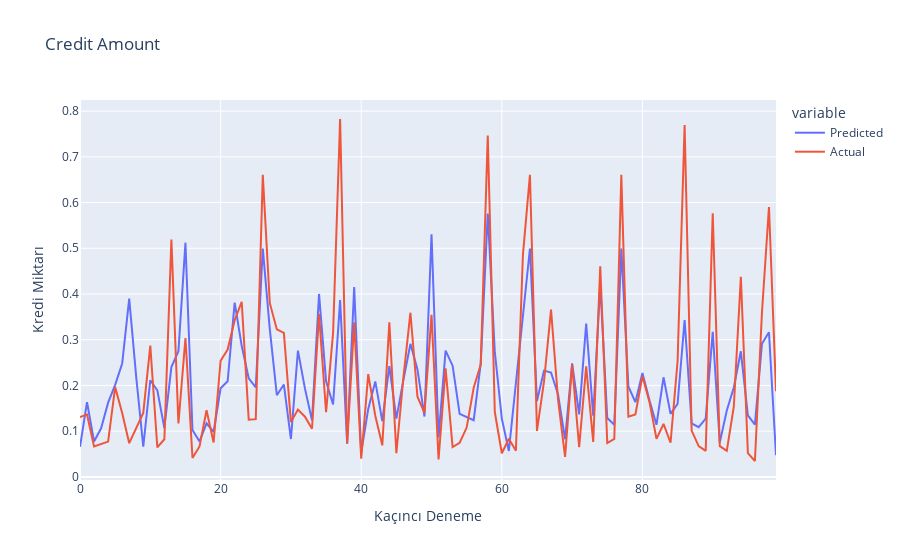

Notebook code cell kept with this figure:
### Code cell
import random as rnd
import plotly.express as px
x1 = []
x2 = []


for i in range(0,100):
    ranp = rnd.randint(0,999)
    pred_df =df.iloc[ranp]
    pred = df.iloc[ranp].drop(['Credit amount'])
    x1.append(lin_reg.predict([pred]))
    x2.append(pred_df["Credit amount"])
x1 = np.array(x1)
x2 = np.array(x2)
x1=x1.flatten()
x2=x2.flatten()
fig = px.line(y=[x1,x2],title="Credit Amount")
fig.update_layout(
    xaxis_title="Kaçıncı Deneme",
    yaxis_title="Kredi Miktarı",
)
newname = {"wide_variable_0":"Predicted", "wide_variable_1":"Actual"}
fig.for_each_trace(lambda t: t.update(name = newname[t.name]))
fig.show()

### Figure 1 — Plotly figure (JSON) as saved in the notebook; plotly's stock layout.template omitted (floating-point values rounded to 4 significant figures)
{"data": [{"hovertemplate": "variable=wide_variable_0<br>index=%{x}<br>value=%{y}<extra></extra>", "legendgroup": "wide_variable_0", "line": {"color": "#636efa", "dash": "solid"}, "marker": {"symbol": "circle"}, "mode": "lines", "name": "Predicted", "orientation": "v", "showlegend": true, "type": "scatter", "x": [0, 1, 2, 3, 4, 5, 6, 7, 8, 9, 10, 11, 12, 13, 14, 15, 16, 17, 18, 19, 20, 21, 22, 23, 24, 25, 26, 27, 28, 29, 30, 31, 32, 33, 34, 35, 36, 37, 38, 39, 40, 41, 42, 43, 44, 45, 46, 47, 48, 49, 50, 51, 52, 53, 54, 55, 56, 57, 58, 59, 60, 61, 62, 63, 64, 65, 66, 67, 68, 69, 70, 71, 72, 73, 74, 75, 76, 77, 78, 79, 80, 81, 82, 83, 84, 85, 86, 87, 88, 89, 90, 91, 92, 93, 94, 95, 96, 97, 98, 99], "xaxis": "x", "y": [0.06586, 0.1633, 0.07757, 0.1062, 0.1623, 0.2012, 0.248, 0.3901, 0.2176, 0.0663, 0.2114, 0.1894, 0.1069, 0.2403, 0.2748, 0.5122, 0.1025, 0.07757, 0.1171, 0.09817, 0.1937, 0.2091, 0.3811, 0.2868, 0.2155, 0.196, 0.4995, 0.3227, 0.1785, 0.2019, 0.08285, 0.276, 0.1929, 0.1236, 0.4001, 0.2092, 0.1585, 0.3865, 0.07231, 0.4155, 0.05307, 0.1486, 0.2088, 0.122, 0.2424, 0.1275, 0.2117, 0.291, 0.2351, 0.1319, 0.5308, 0.08637, 0.2763, 0.2432, 0.1379, 0.1301, 0.1239, 0.2481, 0.5762, 0.2739, 0.1275, 0.05679, 0.2021, 0.3606, 0.4995, 0.1658, 0.2323, 0.2282, 0.1804, 0.08225, 0.2481, 0.1367, 0.3354, 0.1338, 0.4216, 0.1286, 0.1138, 0.4995, 0.1979, 0.1633, 0.2273, 0.1674, 0.1138, 0.2178, 0.1379, 0.1595, 0.3431, 0.1172, 0.1088, 0.1275, 0.3173, 0.075, 0.1452, 0.1954, 0.2747, 0.1344, 0.1142, 0.291, 0.3163, 0.04756], "yaxis": "y"}, {"hovertemplate": "variable=wide_variable_1<br>index=%{x}<br>value=%{y}<extra></extra>", "legendgroup": "wide_variable_1", "line": {"color": "#EF553B", "dash": "solid"}, "marker": {"symbol": "circle"}, "mode": "lines", "name": "Actual", "orientation": "v", "showlegend": true, "type": "scatter", "x": [0, 1, 2, 3, 4, 5, 6, 7, 8, 9, 10, 11, 12, 13, 14, 15, 16, 17, 18, 19, 20, 21, 22, 23, 24, 25, 26, 27, 28, 29, 30, 31, 32, 33, 34, 35, 36, 37, 38, 39, 40, 41, 42, 43, 44, 45, 46, 47, 48, 49, 50, 51, 52, 53, 54, 55, 56, 57, 58, 59, 60, 61, 62, 63, 64, 65, 66, 67, 68, 69, 70, 71, 72, 73, 74, 75, 76, 77, 78, 79, 80, 81, 82, 83, 84, 85, 86, 87, 88, 89, 90, 91, 92, 93, 94, 95, 96, 97, 98, 99], "xaxis": "x", "y": [0.1311, 0.1365, 0.06665, 0.07219, 0.07718, 0.1963, 0.1395, 0.07371, 0.105, 0.1398, 0.2873, 0.06448, 0.08228, 0.5192, 0.1167, 0.3037, 0.04141, 0.06665, 0.1458, 0.07534, 0.254, 0.2784, 0.3427, 0.383, 0.125, 0.1262, 0.6605, 0.3799, 0.3226, 0.315, 0.12, 0.1472, 0.1316, 0.1054, 0.3561, 0.1413, 0.3149, 0.7827, 0.07289, 0.3378, 0.03962, 0.2247, 0.1337, 0.06899, 0.3381, 0.05162, 0.2174, 0.359, 0.1753, 0.14, 0.3543, 0.03799, 0.2372, 0.06519, 0.07469, 0.1078, 0.1951, 0.2457, 0.7466, 0.1418, 0.05162, 0.08348, 0.05732, 0.4856, 0.6605, 0.1005, 0.2082, 0.3659, 0.1685, 0.04364, 0.2457, 0.06508, 0.2418, 0.07648, 0.4606, 0.07403, 0.08326, 0.6605, 0.1317, 0.1365, 0.2202, 0.164, 0.08326, 0.1158, 0.07469, 0.2528, 0.7696, 0.1012, 0.06719, 0.05699, 0.5766, 0.0673, 0.05694, 0.1539, 0.4377, 0.052, 0.03474, 0.359, 0.5903, 0.1871], "yaxis": "y"}], "layout": {"legend": {"title": {"text": "variable"}, "tracegroupgap": 0}, "title": {"text": "Credit Amount"}, "xaxis": {"anchor": "y", "domain": [0, 1], "title": {"text": "Kaçıncı Deneme"}}, "yaxis": {"anchor": "x", "domain": [0, 1], "title": {"text": "Kredi Miktarı"}}}}
